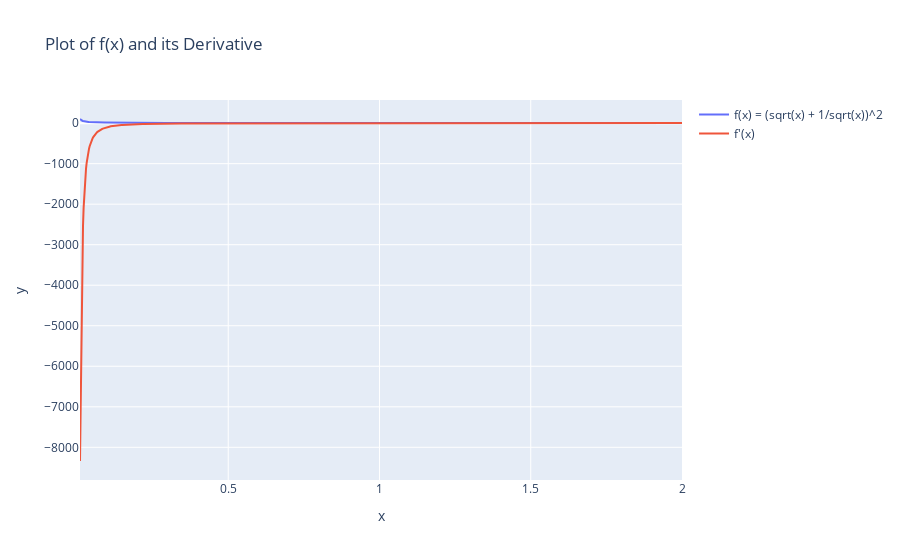

The code cell stored with this chart in its notebook:
### Code cell
def f(x):
    return (np.sqrt(x) + 1/np.sqrt(x))**2

x_values = np.linspace(0.01, 2, 1000)

df_dx = np.gradient(f(x_values), x_values)

fig = go.Figure()

fig.add_trace(go.Scatter(x=x_values, y=[f(x) for x in x_values], mode='lines', name='f(x) = (sqrt(x) + 1/sqrt(x))^2'))
fig.add_trace(go.Scatter(x=x_values, y=df_dx, mode='lines', name="f'(x)"))

fig.update_layout(
    title="Plot of f(x) and its Derivative",
    xaxis_title="x",
    yaxis_title="y",
)

fig.show()

### Figure 1 — Plotly figure (JSON) as saved in the notebook; plotly's stock layout.template omitted (floating-point values rounded to 4 significant figures; data arrays with more than 128 entries replaced by an {"elided": "..."} marker saying what was removed)
{"data": [{"mode": "lines", "name": "f(x) = (sqrt(x) + 1/sqrt(x))^2", "type": "scatter", "x": {"elided": "1000 float values"}, "y": {"elided": "1000 float values"}}, {"mode": "lines", "name": "f'(x)", "type": "scatter", "x": {"elided": "1000 float values"}, "y": {"elided": "1000 float values"}}], "layout": {"title": {"text": "Plot of f(x) and its Derivative"}, "xaxis": {"title": {"text": "x"}}, "yaxis": {"title": {"text": "y"}}}}
